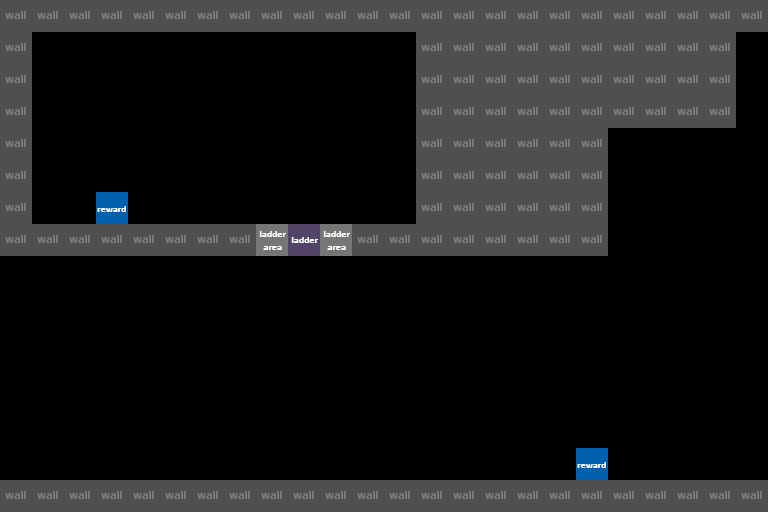

Rendered tile map (Tiled .tmx) drawn with the repository's tilesets; below, a short description and the map source with its tile grids summarised:
An orthogonal 24x16 tile map with 32x32 px tiles, 1 tile layer (structure).

<map version="1.0" orientation="orthogonal" width="24" height="16" tilewidth="32" tileheight="32">
 <properties>
  <property name="left" value="" />
  <property name="right" value="" />
 </properties>
 <tileset firstgid="1" name="tilemap" tilewidth="32" tileheight="32">
  <image source="../tilemap.png" width="128" height="64" />
  <tile id="0">
   <properties>
    <property name="" value="" />
   </properties>
  </tile>
  <tile id="1">
   <properties>
    <property name="type" value="0" />
   </properties>
  </tile>
  <tile id="2">
   <properties>
    <property name="type" value="1" />
   </properties>
  </tile>
  <tile id="3">
   <properties>
    <property name="type" value="L" />
   </properties>
  </tile>
  <tile id="4">
   <properties>
    <property name="type" value="R" />
   </properties>
  </tile>
  <tile id="5">
   <properties>
    <property name="type" value="S" />
   </properties>
  </tile>
  <tile id="6">
   <properties>
    <property name="type" value="E" />
   </properties>
  </tile>
 </tileset>
 <layer name="structure" width="24" height="16">
  <data>[384 cells, 123 non-empty, 4 distinct tile ids]</data>
 </layer>
</map>
